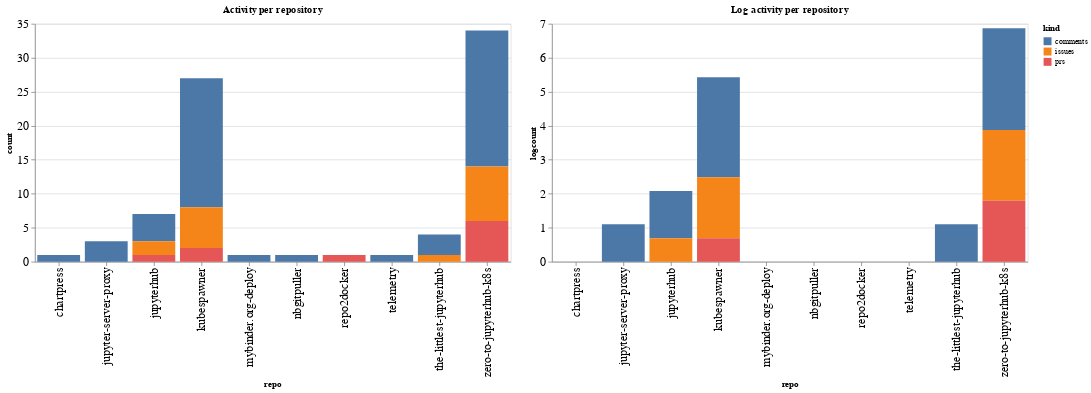

Notebook cell for this chart:
### Code cell
ch1 = alt.Chart(repo_summaries, width=600, title="Activity per repository").mark_bar().encode(
    x='repo',
    y='count',
    color='kind',
    tooltip="kind"
)

ch2 = alt.Chart(repo_summaries, width=600, title="Log activity per repository").mark_bar().encode(
    x='repo',
    y='logcount',
    color='kind',
    tooltip="kind"
)

ch1 | ch2

### Figure 1 — Vega-Lite specification as saved in the notebook (floating-point values rounded to 4 significant figures)
{"config": {"axisLeft": {"labelFontSize": 15}, "axisBottom": {"labelFontSize": 15}}, "hconcat": [{"mark": "bar", "encoding": {"color": {"type": "nominal", "field": "kind"}, "tooltip": {"type": "nominal", "field": "kind"}, "x": {"type": "nominal", "field": "repo"}, "y": {"type": "quantitative", "field": "count"}}, "title": "Activity per repository", "width": 600}, {"mark": "bar", "encoding": {"color": {"type": "nominal", "field": "kind"}, "tooltip": {"type": "nominal", "field": "kind"}, "x": {"type": "nominal", "field": "repo"}, "y": {"type": "quantitative", "field": "logcount"}}, "title": "Log activity per repository", "width": 600}], "data": {"name": "data-f17cec996710a105db998e53fefa4093"}, "$schema": "https://vega.github.io/schema/vega-lite/v4.8.1.json", "datasets": {"data-f17cec996710a105db998e53fefa4093": [{"repo": "chartpress", "kind": "comments", "count": 1, "logcount": 0.0}, {"repo": "jupyter-server-proxy", "kind": "comments", "count": 3, "logcount": 1.099}, {"repo": "jupyterhub", "kind": "comments", "count": 4, "logcount": 1.386}, {"repo": "jupyterhub", "kind": "issues", "count": 2, "logcount": 0.6931}, {"repo": "jupyterhub", "kind": "prs", "count": 1, "logcount": 0.0}, {"repo": "kubespawner", "kind": "comments", "count": 19, "logcount": 2.944}, {"repo": "kubespawner", "kind": "issues", "count": 6, "logcount": 1.792}, {"repo": "kubespawner", "kind": "prs", "count": 2, "logcount": 0.6931}, {"repo": "mybinder.org-deploy", "kind": "comments", "count": 1, "logcount": 0.0}, {"repo": "nbgitpuller", "kind": "comments", "count": 1, "logcount": 0.0}, {"repo": "repo2docker", "kind": "prs", "count": 1, "logcount": 0.0}, {"repo": "telemetry", "kind": "comments", "count": 1, "logcount": 0.0}, {"repo": "the-littlest-jupyterhub", "kind": "comments", "count": 3, "logcount": 1.099}, {"repo": "the-littlest-jupyterhub", "kind": "issues", "count": 1, "logcount": 0.0}, {"repo": "zero-to-jupyterhub-k8s", "kind": "comments", "count": 20, "logcount": 2.996}, {"repo": "zero-to-jupyterhub-k8s", "kind": "issues", "count": 8, "logcount": 2.079}, {"repo": "zero-to-jupyterhub-k8s", "kind": "prs", "count": 6, "logcount": 1.792}]}}
